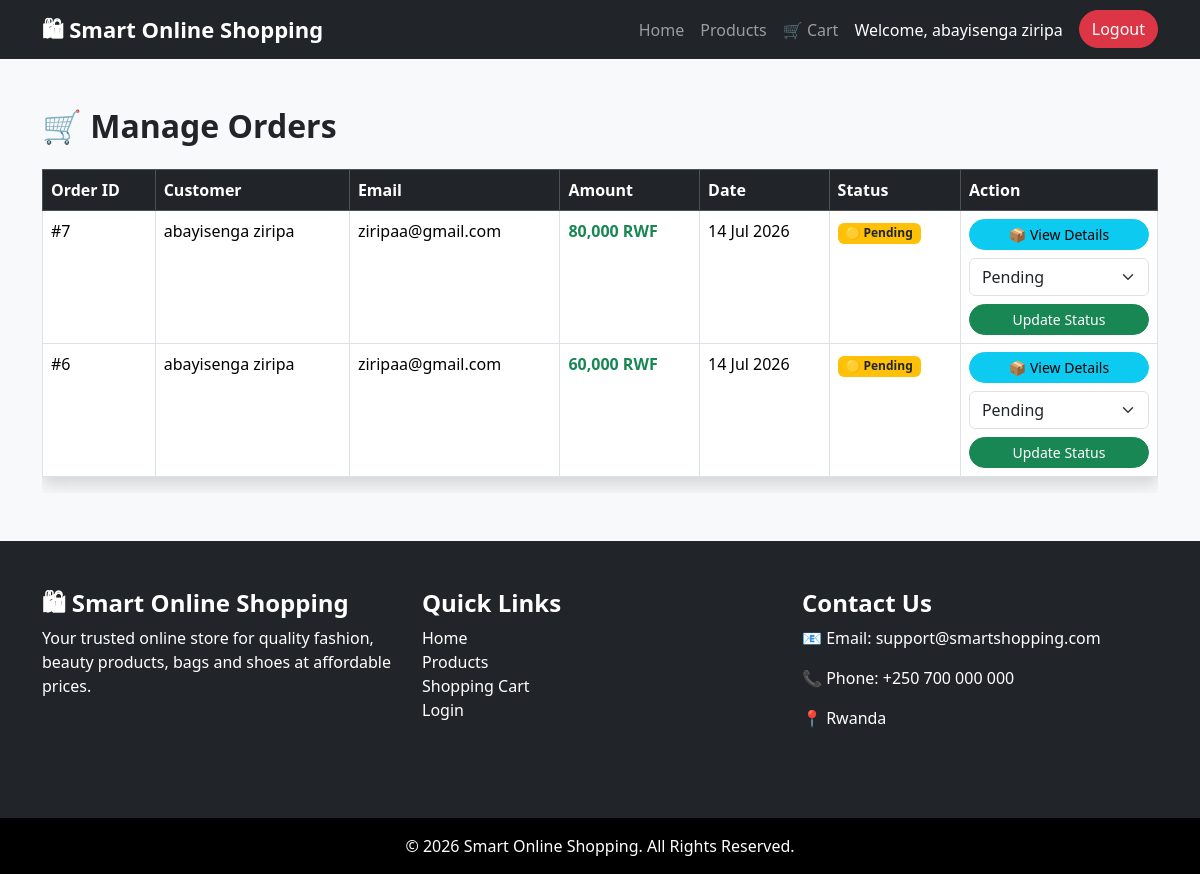
Screenshot of /admin/orders.php (signed in) with the database file from the repository.
### tables this page shows
CREATE TABLE `orders` (
  `order_id` int(11) NOT NULL,
  `user_id` int(11) DEFAULT NULL,
  `total_amount` decimal(10,2) DEFAULT NULL,
  `order_date` timestamp NOT NULL DEFAULT current_timestamp(),
  `status` varchar(50) NOT NULL
);

CREATE TABLE `users` (
  `user_id` int(11) NOT NULL,
  `full_name` varchar(100) NOT NULL,
  `email` varchar(100) NOT NULL,
  `password` varchar(255) NOT NULL,
  `role` varchar(20) DEFAULT 'customer'
);

### admin/orders.php (the view, shortened to what this page needs)
<?php
include "../config/database.php";
include "../includes/header.php";
include "../includes/Navbar.php";
$query = "SELECT orders.*, users.full_name, users.email
          FROM orders
          JOIN users
          ON orders.user_id = users.user_id
          ORDER BY order_date DESC";
$result = mysqli_query($conn,$query);
?>
<div class="container mt-5">
<h2 class="mb-4">
🛒 Manage Orders
</h2>
<div class="table-responsive">
<table class="table table-bordered table-hover shadow">
<thead class="table-dark">
<tr>
<th>Order ID</th>
<th>Customer</th>
<th>Email</th>
<th>Amount</th>
<th>Date</th>
<th>Status</th>
<th>Action</th>
</tr>
</thead>
<tbody>
<?php while($order=mysqli_fetch_assoc($result)){ ?>
<tr>
<td>
#<?php echo $order['order_id']; ?>
</td>
<td>
<?php echo htmlspecialchars($order['full_name']); ?>
</td>
<td>
<?php echo htmlspecialchars($order['email']); ?>
</td>
<td class="text-success fw-bold">
<?php echo number_format($order['total_amount']); ?>
RWF
</td>
<td>
<?php
echo date("d M Y",
strtotime($order['order_date']));
?>
</td>
<td>
<?php
$status=$order['status'];
if($status=="Pending"){
echo "<span class='badge bg-warning text-dark'>
🟡 Pending
</span>";
}
elseif($status=="Processing"){
echo "<span class='badge bg-info'>
🔵 Processing
</span>";
}
elseif($status=="Completed"){
echo "<span class='badge bg-success'>
🟢 Completed
</span>";
}
elseif($status=="Delivered"){
echo "<span class='badge bg-primary'>
🚚 Delivered
</span>";
}
else{
echo "<span class='badge bg-danger'>
🔴 Cancelled
</span>";
}
?>
</td>
<td>
<a href="order_details.php?id=<?php echo $order['order_id']; ?>"
class="btn btn-info btn-sm w-100 mb-2">
📦 View Details
</a>
<form method="POST">
<select name="status"
class="form-select mb-2">
<option value="Pending"
<?php if($status=="Pending") echo "selected"; ?>>
Pending
</option>
</select>
<button name="update_status"
class="btn btn-success btn-sm w-100">
Update Status
</button>
</form>
</td>
</tr>
<?php } ?>
</tbody>
</table>
</div>
</div>
<?php include "../includes/footer.php"; ?>

### includes/header.php (style rules this page uses)
body { font-family:'Segoe UI', Tahoma, Geneva, Verdana, sans-serif; background:#f8f9fa; }
.btn { border-radius:25px; font-weight:500; }
h1,h2,h3,h4,h5 { font-weight:700; }

### rows the page displays
orders: order_id "7", user.full_name "abayisenga ziripa", user.email "ziripaa@gmail.com", total_amount "80,000", order_date "14 Jul 2026", shows "🟡 Pending", status "Pending"
orders: order_id "6", user.full_name "abayisenga ziripa", user.email "ziripaa@gmail.com", total_amount "60,000", order_date "14 Jul 2026", shows "🟡 Pending", status "Pending"

### other values shown
$_SESSION['full_name'] "abayisenga ziripa"
